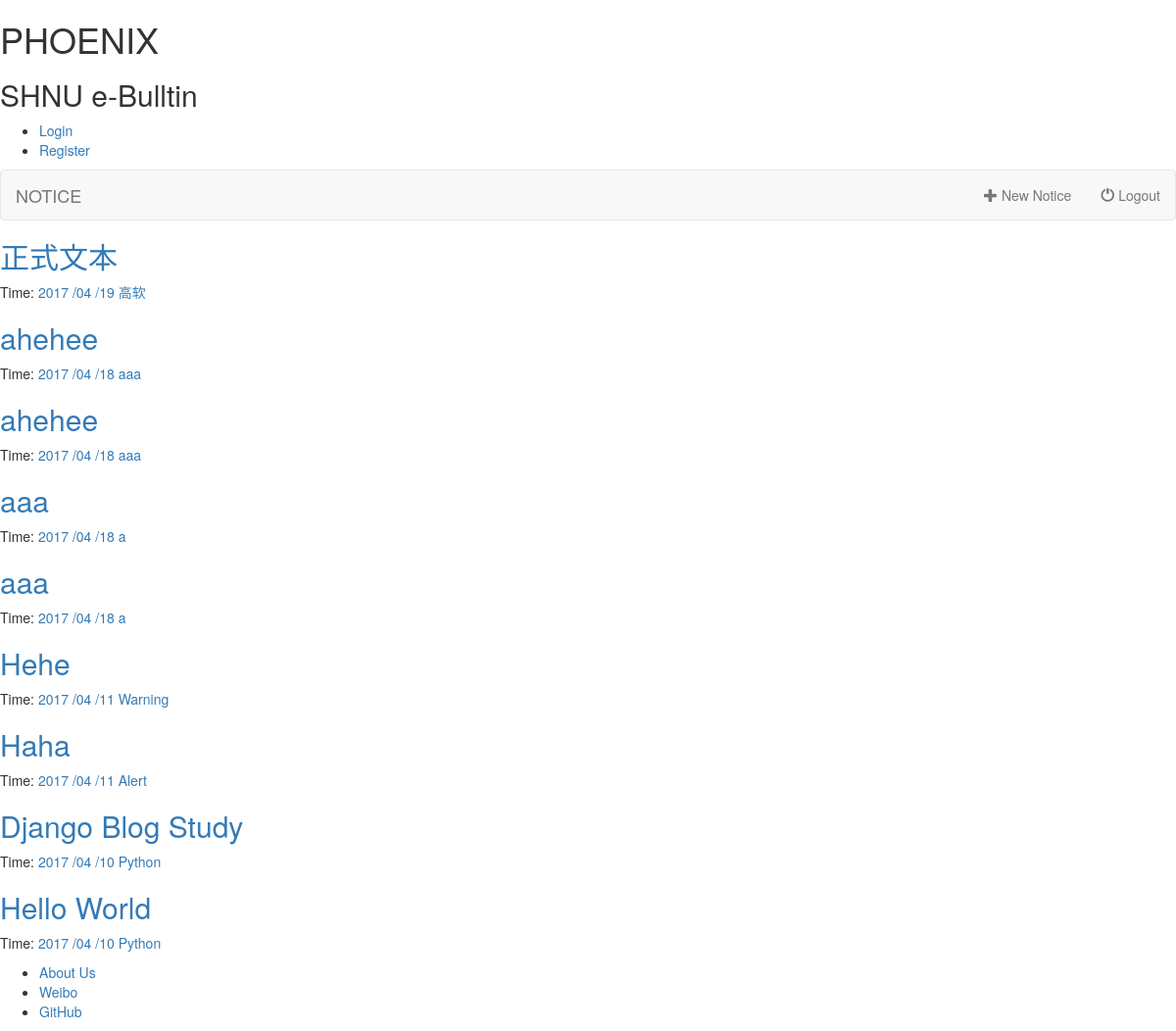
The page /article/archives/ on the database as committed earlier.
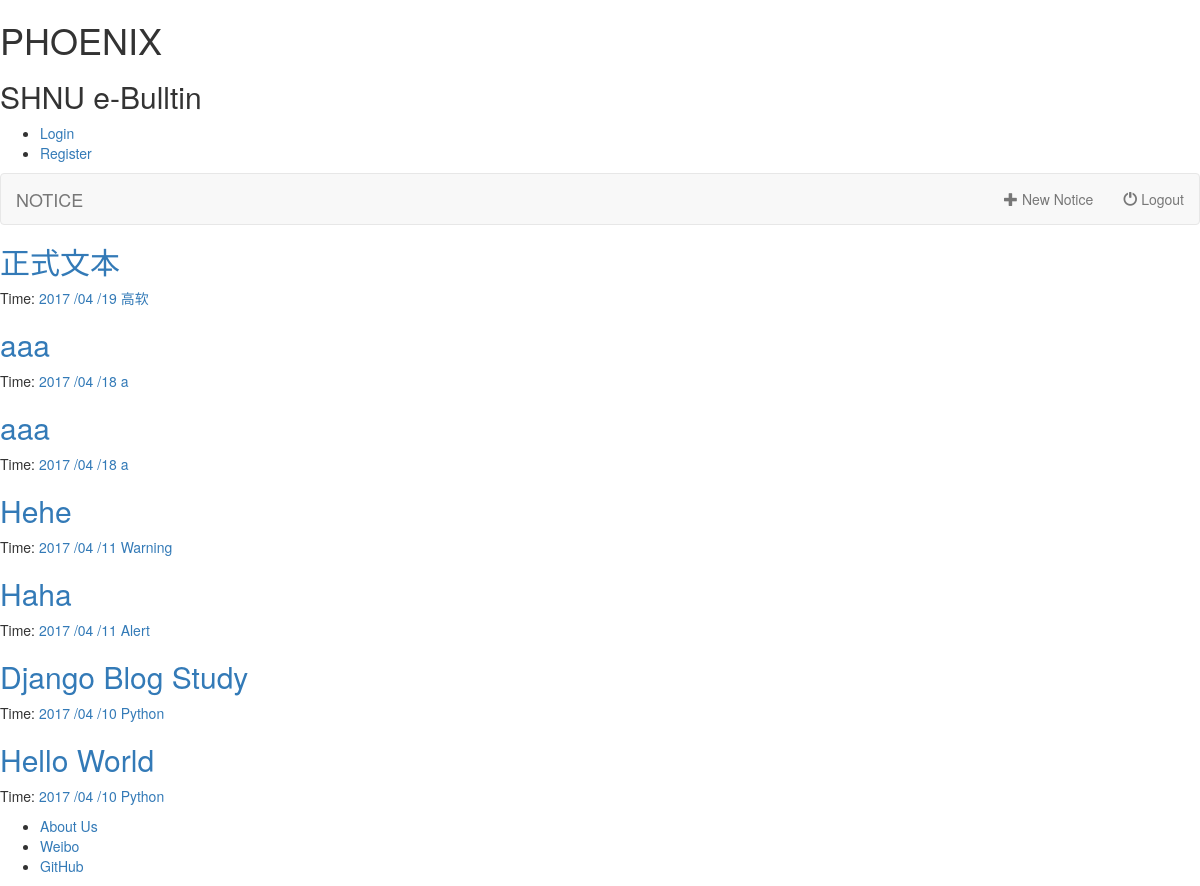
The same page on the database as committed later.
### article/models.py (models this page shows, shortened)
class Article(models.Model):
    title = models.CharField(max_length = 100)
    category = models.CharField(max_length = 50, blank = True)
    date_time = models.DateTimeField(auto_now_add = True)
    author = models.CharField(max_length=50, default='NULL')
    content = models.TextField(blank = True, null = True)
    class Meta:
        ordering = ['-date_time']

### article/views.py (the view)
def archives(request):
    try:
        post_list = Article.objects.all()
    except Article.DoesNotExist:
        raise Http404
    return render(request, 'archives.html', {'post_list' : post_list, 'error' : False})

### templates/archives.html
{% extends "base.html" %}
{% block content %}
<div class="posts">
    {% for post in post_list %}
        <section class="post">
            <header class="post-header">
                <h2 class="post-title"><a href="{% url 'detail' id=post.id %}">{{ post.title }}</a></h2>
                    <p class="post-meta">
                        Time:  <a class="post-author" href="#">{{ post.date_time |date:"Y /m /d"}}</a> <a class="post-category post-category-js" href="{% url 'search_tag' tag=post.category %}">{{ post.category }}</a>
                    </p>
            </header>
        </section>
    {% endfor %}
</div>
{% endblock %}

Rows that differ between the two databases and show on the page:
removed Article: title "ahehee", date_time "2017 /04 /18", category "aaa"
removed Article: title "ahehee", date_time "2017 /04 /18", category "aaa"
